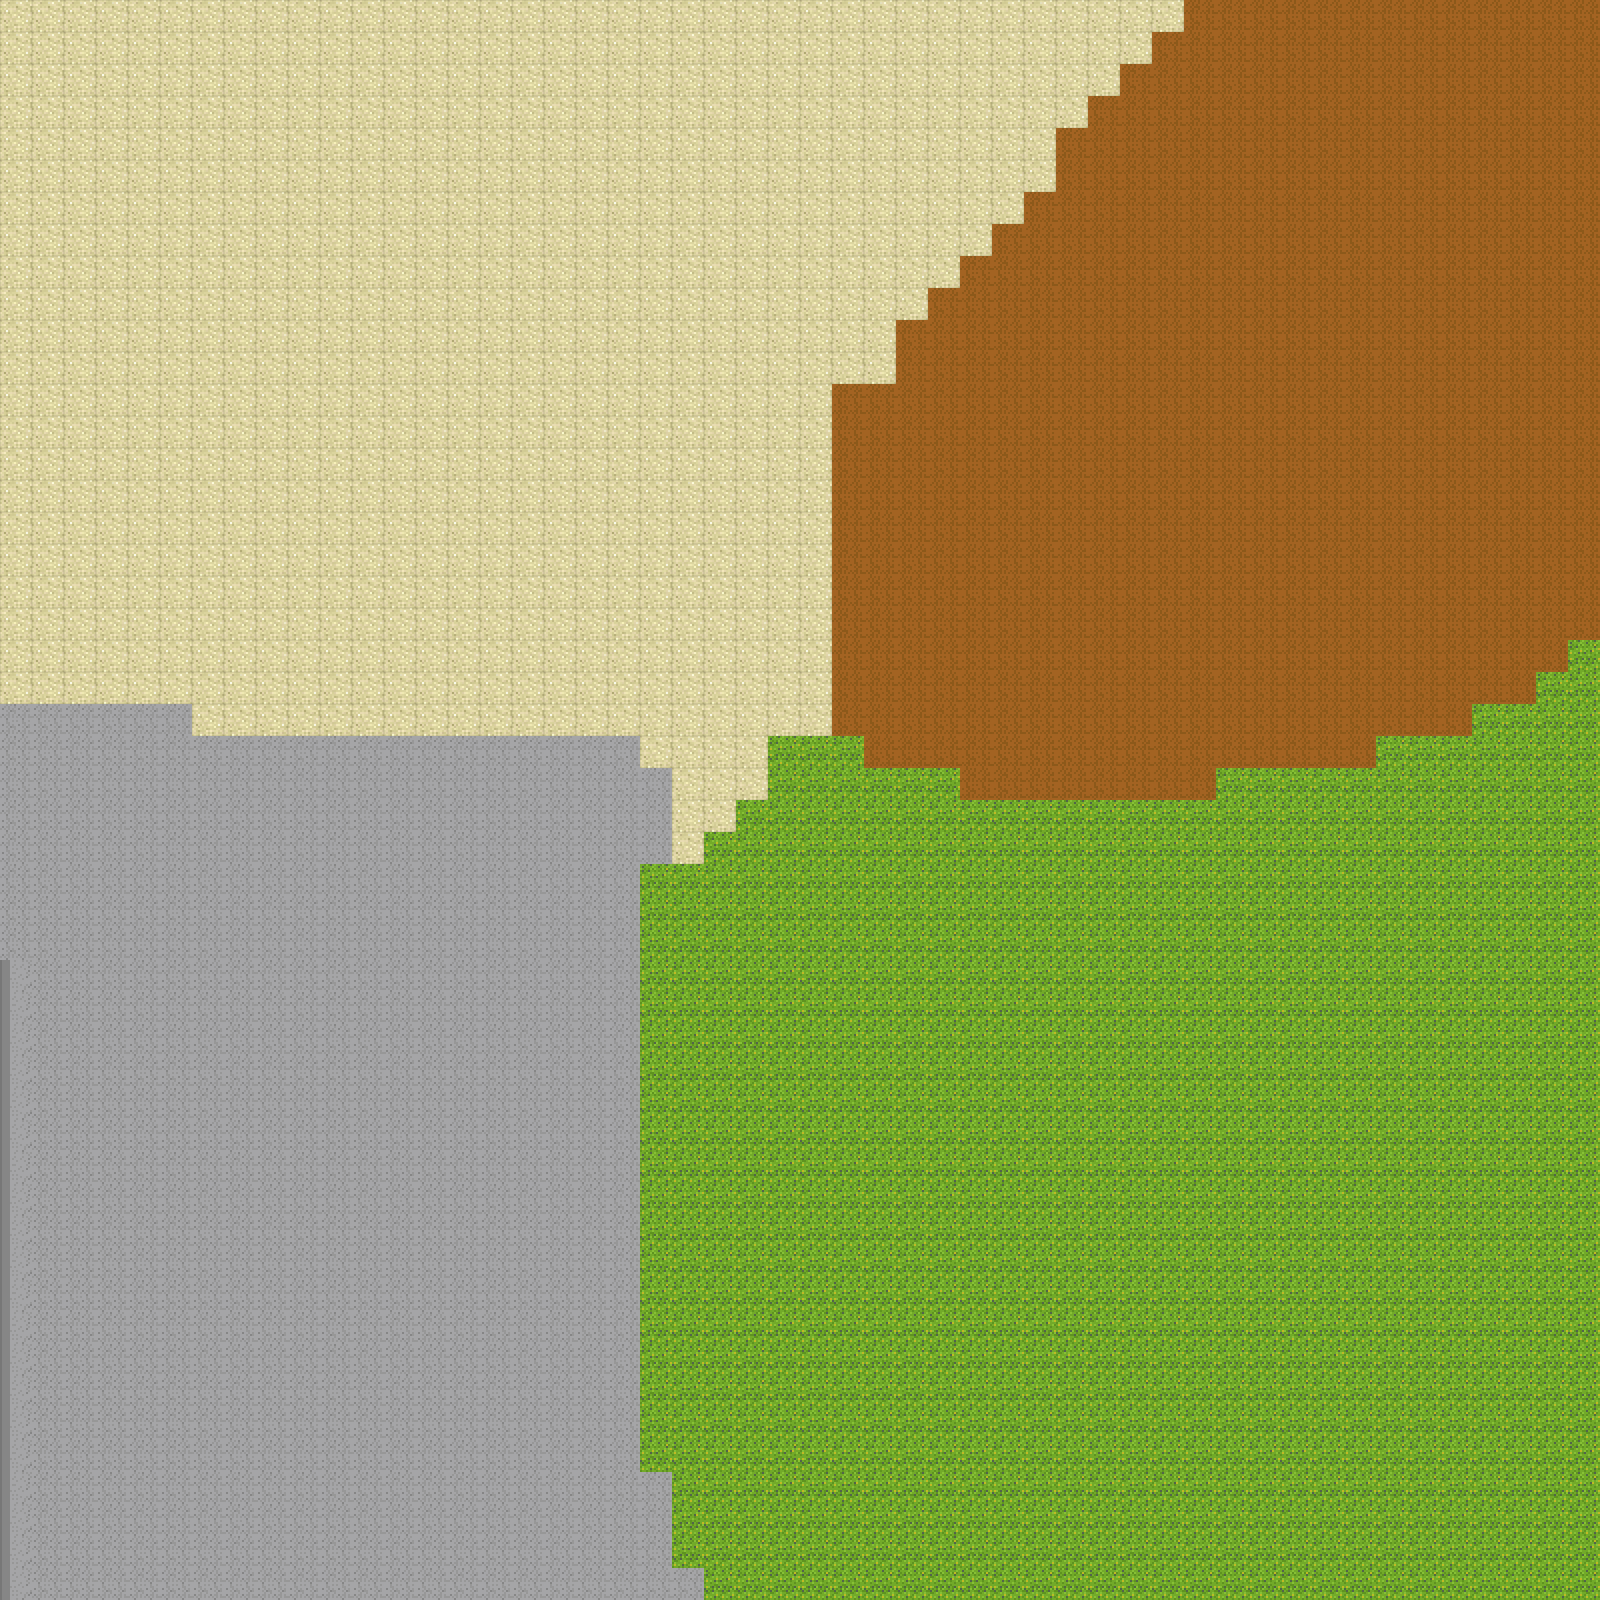

This is a level from a 2D game, rendered from its Tiled map with the project's own tilesets. A one-line summary and the map file follow, with tile-layer data summarised:
An orthogonal 50x50 tile map with 32x32 px tiles, 1 tile layer (map), 1 hidden layer not drawn, 2 tilesets.

<map version="1.0" orientation="orthogonal" width="50" height="50" tilewidth="32" tileheight="32">
 <tileset firstgid="1" name="sprites" tilewidth="32" tileheight="32">
  <image source="../sprites/sprites.png" width="256" height="288" />
 </tileset>
 <tileset firstgid="73" name="metatiles" tilewidth="32" tileheight="32">
  <image source="../sprites/metatiles.png" width="64" height="32" />
  <tile id="0">
   <properties>
    <property name="type" value="solid" />
   </properties>
  </tile>
  <tile id="1">
   <properties>
    <property name="type" value="water" />
   </properties>
  </tile>
 </tileset>
 <layer name="map" width="50" height="50">
  <properties>
   <property name="preRender" value="true" />
  </properties>
  <data>[2500 cells, 2500 non-empty, 5 distinct tile ids]</data>
 </layer>
 <layer name="collision" width="50" height="50" visible="0">
  <data>[2500 cells, 196 non-empty, 1 distinct tile ids]</data>
 </layer>
</map>
